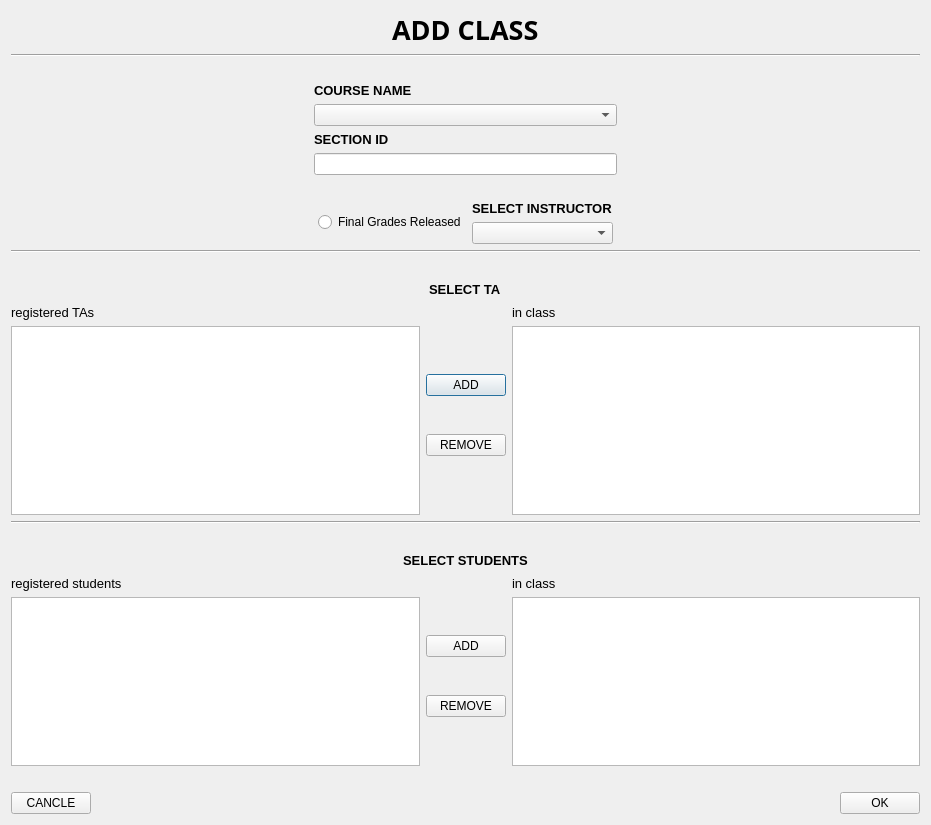
<?xml version="1.0" encoding="UTF-8"?>
<ui version="4.0">
 <class>CourseDialog</class>
 <widget class="QDialog" name="CourseDialog">
  <property name="geometry">
   <rect>
    <x>0</x>
    <y>0</y>
    <width>931</width>
    <height>825</height>
   </rect>
  </property>
  <property name="windowTitle">
   <string>Add Class</string>
  </property>
  <layout class="QVBoxLayout" name="verticalLayout_13">
   <item>
    <layout class="QHBoxLayout" name="horizontalLayout">
     <item>
      <spacer name="horizontalSpacer">
       <property name="orientation">
        <enum>Qt::Horizontal</enum>
       </property>
       <property name="sizeHint" stdset="0">
        <size>
         <width>278</width>
         <height>20</height>
        </size>
       </property>
      </spacer>
     </item>
     <item>
      <widget class="QLabel" name="addClass">
       <property name="font">
        <font>
         <family>Microsoft Tai Le</family>
         <pointsize>20</pointsize>
         <weight>75</weight>
         <bold>true</bold>
         <stylestrategy>PreferAntialias</stylestrategy>
        </font>
       </property>
       <property name="text">
        <string>ADD CLASS</string>
       </property>
      </widget>
     </item>
     <item>
      <spacer name="horizontalSpacer_2">
       <property name="orientation">
        <enum>Qt::Horizontal</enum>
       </property>
       <property name="sizeHint" stdset="0">
        <size>
         <width>248</width>
         <height>20</height>
        </size>
       </property>
      </spacer>
     </item>
    </layout>
   </item>
   <item>
    <widget class="Line" name="line_2">
     <property name="orientation">
      <enum>Qt::Horizontal</enum>
     </property>
    </widget>
   </item>
   <item>
    <spacer name="horizontalSpacer_12">
     <property name="orientation">
      <enum>Qt::Horizontal</enum>
     </property>
     <property name="sizeHint" stdset="0">
      <size>
       <width>40</width>
       <height>20</height>
      </size>
     </property>
    </spacer>
   </item>
   <item>
    <layout class="QHBoxLayout" name="horizontalLayout_2">
     <item>
      <spacer name="horizontalSpacer_3">
       <property name="orientation">
        <enum>Qt::Horizontal</enum>
       </property>
       <property name="sizeHint" stdset="0">
        <size>
         <width>238</width>
         <height>20</height>
        </size>
       </property>
      </spacer>
     </item>
     <item>
      <layout class="QVBoxLayout" name="verticalLayout">
       <item>
        <widget class="QLabel" name="courseName">
         <property name="font">
          <font>
           <family>Helvetica</family>
           <pointsize>10</pointsize>
           <weight>75</weight>
           <bold>true</bold>
          </font>
         </property>
         <property name="text">
          <string>COURSE NAME</string>
         </property>
        </widget>
       </item>
       <item>
        <widget class="QComboBox" name="courseComboBox">
         <property name="sizePolicy">
          <sizepolicy hsizetype="Minimum" vsizetype="Fixed">
           <horstretch>0</horstretch>
           <verstretch>0</verstretch>
          </sizepolicy>
         </property>
        </widget>
       </item>
       <item>
        <widget class="QLabel" name="sectionID">
         <property name="font">
          <font>
           <family>Helvetica</family>
           <pointsize>10</pointsize>
           <weight>75</weight>
           <bold>true</bold>
          </font>
         </property>
         <property name="text">
          <string>SECTION ID</string>
         </property>
        </widget>
       </item>
       <item>
        <widget class="QLineEdit" name="sectionLineEdit"/>
       </item>
      </layout>
     </item>
     <item>
      <spacer name="horizontalSpacer_4">
       <property name="orientation">
        <enum>Qt::Horizontal</enum>
       </property>
       <property name="sizeHint" stdset="0">
        <size>
         <width>228</width>
         <height>20</height>
        </size>
       </property>
      </spacer>
     </item>
    </layout>
   </item>
   <item>
    <spacer name="horizontalSpacer_16">
     <property name="orientation">
      <enum>Qt::Horizontal</enum>
     </property>
     <property name="sizeHint" stdset="0">
      <size>
       <width>40</width>
       <height>20</height>
      </size>
     </property>
    </spacer>
   </item>
   <item>
    <layout class="QHBoxLayout" name="horizontalLayout_4">
     <item>
      <spacer name="horizontalSpacer_5">
       <property name="orientation">
        <enum>Qt::Horizontal</enum>
       </property>
       <property name="sizeHint" stdset="0">
        <size>
         <width>108</width>
         <height>20</height>
        </size>
       </property>
      </spacer>
     </item>
     <item>
      <layout class="QHBoxLayout" name="horizontalLayout_3">
       <item>
        <widget class="QRadioButton" name="gradeReleasedRadioButton">
         <property name="text">
          <string>Final Grades Released</string>
         </property>
        </widget>
       </item>
       <item>
        <layout class="QVBoxLayout" name="verticalLayout_2">
         <item>
          <widget class="QLabel" name="selectInstructor">
           <property name="font">
            <font>
             <family>Helvetica</family>
             <pointsize>10</pointsize>
             <weight>75</weight>
             <bold>true</bold>
            </font>
           </property>
           <property name="text">
            <string>SELECT INSTRUCTOR</string>
           </property>
          </widget>
         </item>
         <item>
          <widget class="QComboBox" name="instructorComboBox"/>
         </item>
        </layout>
       </item>
      </layout>
     </item>
     <item>
      <spacer name="horizontalSpacer_6">
       <property name="orientation">
        <enum>Qt::Horizontal</enum>
       </property>
       <property name="sizeHint" stdset="0">
        <size>
         <width>248</width>
         <height>20</height>
        </size>
       </property>
      </spacer>
     </item>
    </layout>
   </item>
   <item>
    <widget class="Line" name="line">
     <property name="orientation">
      <enum>Qt::Horizontal</enum>
     </property>
    </widget>
   </item>
   <item>
    <spacer name="horizontalSpacer_13">
     <property name="orientation">
      <enum>Qt::Horizontal</enum>
     </property>
     <property name="sizeHint" stdset="0">
      <size>
       <width>40</width>
       <height>20</height>
      </size>
     </property>
    </spacer>
   </item>
   <item>
    <layout class="QVBoxLayout" name="verticalLayout_7">
     <item>
      <layout class="QHBoxLayout" name="horizontalLayout_5">
       <item>
        <spacer name="horizontalSpacer_7">
         <property name="orientation">
          <enum>Qt::Horizontal</enum>
         </property>
         <property name="sizeHint" stdset="0">
          <size>
           <width>268</width>
           <height>20</height>
          </size>
         </property>
        </spacer>
       </item>
       <item>
        <widget class="QLabel" name="selectTa">
         <property name="font">
          <font>
           <family>Helvetica</family>
           <pointsize>10</pointsize>
           <weight>75</weight>
           <bold>true</bold>
          </font>
         </property>
         <property name="text">
          <string>SELECT TA</string>
         </property>
        </widget>
       </item>
       <item>
        <spacer name="horizontalSpacer_8">
         <property name="orientation">
          <enum>Qt::Horizontal</enum>
         </property>
         <property name="sizeHint" stdset="0">
          <size>
           <width>278</width>
           <height>20</height>
          </size>
         </property>
        </spacer>
       </item>
      </layout>
     </item>
     <item>
      <layout class="QHBoxLayout" name="horizontalLayout_6">
       <item>
        <layout class="QVBoxLayout" name="verticalLayout_3">
         <item>
          <widget class="QLabel" name="registeredTa">
           <property name="font">
            <font>
             <family>Helvetica</family>
             <pointsize>10</pointsize>
            </font>
           </property>
           <property name="text">
            <string>registered TAs</string>
           </property>
          </widget>
         </item>
         <item>
          <widget class="QListWidget" name="allTaList"/>
         </item>
        </layout>
       </item>
       <item>
        <layout class="QVBoxLayout" name="verticalLayout_6">
         <item>
          <spacer name="verticalSpacer_2">
           <property name="orientation">
            <enum>Qt::Vertical</enum>
           </property>
           <property name="sizeHint" stdset="0">
            <size>
             <width>20</width>
             <height>78</height>
            </size>
           </property>
          </spacer>
         </item>
         <item>
          <layout class="QVBoxLayout" name="verticalLayout_5">
           <item>
            <widget class="QPushButton" name="addTaButton">
             <property name="text">
              <string>ADD</string>
             </property>
            </widget>
           </item>
           <item>
            <spacer name="verticalSpacer">
             <property name="orientation">
              <enum>Qt::Vertical</enum>
             </property>
             <property name="sizeHint" stdset="0">
              <size>
               <width>20</width>
               <height>40</height>
              </size>
             </property>
            </spacer>
           </item>
           <item>
            <widget class="QPushButton" name="removeTaButton">
             <property name="text">
              <string>REMOVE</string>
             </property>
            </widget>
           </item>
          </layout>
         </item>
         <item>
          <spacer name="verticalSpacer_3">
           <property name="orientation">
            <enum>Qt::Vertical</enum>
           </property>
           <property name="sizeHint" stdset="0">
            <size>
             <width>20</width>
             <height>68</height>
            </size>
           </property>
          </spacer>
         </item>
        </layout>
       </item>
       <item>
        <layout class="QVBoxLayout" name="verticalLayout_4">
         <item>
          <widget class="QLabel" name="inClassTa">
           <property name="font">
            <font>
             <family>Helvetica</family>
             <pointsize>10</pointsize>
            </font>
           </property>
           <property name="text">
            <string>in class</string>
           </property>
          </widget>
         </item>
         <item>
          <widget class="QListWidget" name="selectedTaList"/>
         </item>
        </layout>
       </item>
      </layout>
     </item>
    </layout>
   </item>
   <item>
    <widget class="Line" name="line_3">
     <property name="orientation">
      <enum>Qt::Horizontal</enum>
     </property>
    </widget>
   </item>
   <item>
    <spacer name="horizontalSpacer_14">
     <property name="orientation">
      <enum>Qt::Horizontal</enum>
     </property>
     <property name="sizeHint" stdset="0">
      <size>
       <width>40</width>
       <height>20</height>
      </size>
     </property>
    </spacer>
   </item>
   <item>
    <layout class="QVBoxLayout" name="verticalLayout_12">
     <item>
      <layout class="QHBoxLayout" name="horizontalLayout_7">
       <item>
        <spacer name="horizontalSpacer_9">
         <property name="orientation">
          <enum>Qt::Horizontal</enum>
         </property>
         <property name="sizeHint" stdset="0">
          <size>
           <width>248</width>
           <height>20</height>
          </size>
         </property>
        </spacer>
       </item>
       <item>
        <widget class="QLabel" name="selectStudents">
         <property name="font">
          <font>
           <family>Helvetica</family>
           <pointsize>10</pointsize>
           <weight>75</weight>
           <bold>true</bold>
          </font>
         </property>
         <property name="text">
          <string>SELECT STUDENTS</string>
         </property>
        </widget>
       </item>
       <item>
        <spacer name="horizontalSpacer_10">
         <property name="orientation">
          <enum>Qt::Horizontal</enum>
         </property>
         <property name="sizeHint" stdset="0">
          <size>
           <width>248</width>
           <height>20</height>
          </size>
         </property>
        </spacer>
       </item>
      </layout>
     </item>
     <item>
      <layout class="QHBoxLayout" name="horizontalLayout_8">
       <item>
        <layout class="QVBoxLayout" name="verticalLayout_8">
         <item>
          <widget class="QLabel" name="registeredStudents">
           <property name="font">
            <font>
             <family>Helvetica</family>
             <pointsize>10</pointsize>
            </font>
           </property>
           <property name="text">
            <string>registered students</string>
           </property>
          </widget>
         </item>
         <item>
          <widget class="QListWidget" name="allStudentList"/>
         </item>
        </layout>
       </item>
       <item>
        <layout class="QVBoxLayout" name="verticalLayout_11">
         <item>
          <spacer name="verticalSpacer_5">
           <property name="orientation">
            <enum>Qt::Vertical</enum>
           </property>
           <property name="sizeHint" stdset="0">
            <size>
             <width>20</width>
             <height>68</height>
            </size>
           </property>
          </spacer>
         </item>
         <item>
          <layout class="QVBoxLayout" name="verticalLayout_10">
           <item>
            <widget class="QPushButton" name="addStudentButton">
             <property name="text">
              <string>ADD</string>
             </property>
            </widget>
           </item>
           <item>
            <spacer name="verticalSpacer_4">
             <property name="orientation">
              <enum>Qt::Vertical</enum>
             </property>
             <property name="sizeHint" stdset="0">
              <size>
               <width>20</width>
               <height>40</height>
              </size>
             </property>
            </spacer>
           </item>
           <item>
            <widget class="QPushButton" name="removeStudentButton">
             <property name="text">
              <string>REMOVE</string>
             </property>
            </widget>
           </item>
          </layout>
         </item>
         <item>
          <spacer name="verticalSpacer_6">
           <property name="orientation">
            <enum>Qt::Vertical</enum>
           </property>
           <property name="sizeHint" stdset="0">
            <size>
             <width>20</width>
             <height>58</height>
            </size>
           </property>
          </spacer>
         </item>
        </layout>
       </item>
       <item>
        <layout class="QVBoxLayout" name="verticalLayout_9">
         <item>
          <widget class="QLabel" name="inClassStudents">
           <property name="font">
            <font>
             <family>Helvetica</family>
             <pointsize>10</pointsize>
            </font>
           </property>
           <property name="text">
            <string>in class</string>
           </property>
          </widget>
         </item>
         <item>
          <widget class="QListWidget" name="selectedStudentList"/>
         </item>
        </layout>
       </item>
      </layout>
     </item>
    </layout>
   </item>
   <item>
    <spacer name="horizontalSpacer_15">
     <property name="orientation">
      <enum>Qt::Horizontal</enum>
     </property>
     <property name="sizeHint" stdset="0">
      <size>
       <width>40</width>
       <height>20</height>
      </size>
     </property>
    </spacer>
   </item>
   <item>
    <layout class="QHBoxLayout" name="horizontalLayout_9">
     <item>
      <widget class="QPushButton" name="cancleButton">
       <property name="text">
        <string>CANCLE</string>
       </property>
      </widget>
     </item>
     <item>
      <spacer name="horizontalSpacer_11">
       <property name="orientation">
        <enum>Qt::Horizontal</enum>
       </property>
       <property name="sizeHint" stdset="0">
        <size>
         <width>388</width>
         <height>20</height>
        </size>
       </property>
      </spacer>
     </item>
     <item>
      <widget class="QPushButton" name="okButton">
       <property name="text">
        <string>OK</string>
       </property>
      </widget>
     </item>
    </layout>
   </item>
  </layout>
 </widget>
 <resources/>
 <connections/>
</ui>
